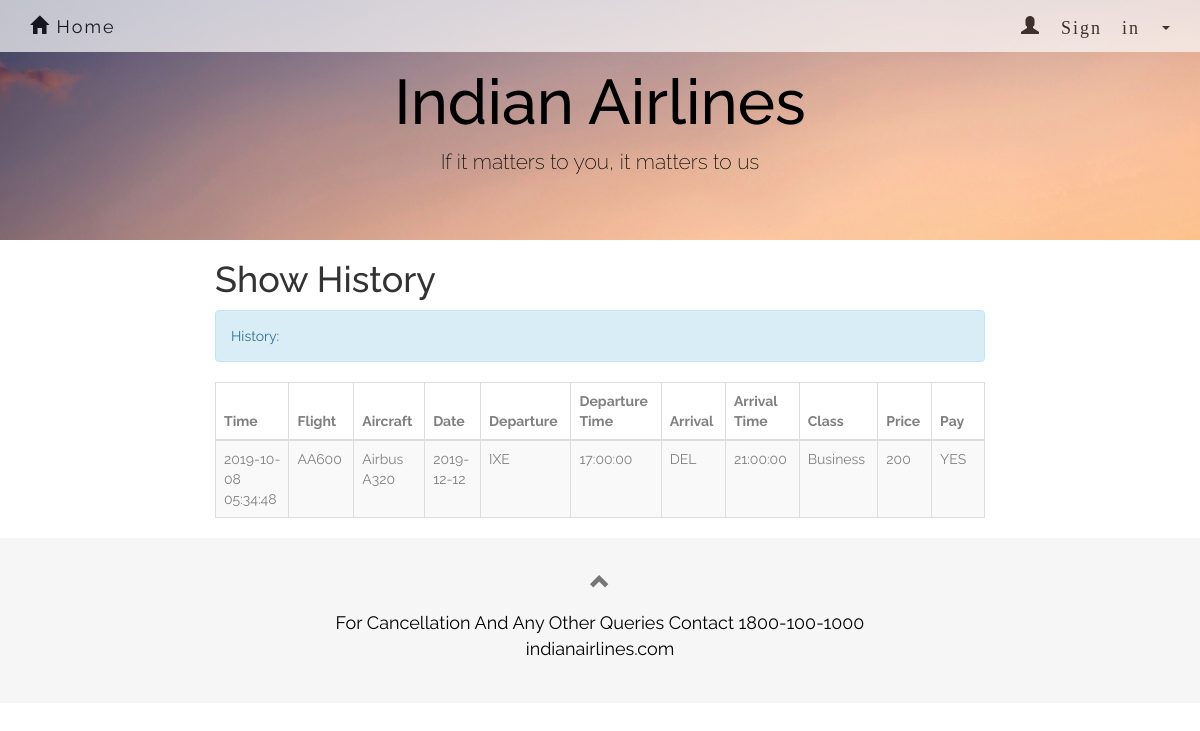
The page /showhistory.php (signed in) on the database its author committed.
### tables this page shows
CREATE TABLE `flight` (
  `number` varchar(20) NOT NULL,
  `airplane_id` varchar(10) NOT NULL,
  `departure` varchar(10) NOT NULL,
  `d_time` time NOT NULL,
  `arrival` varchar(10) NOT NULL,
  `a_time` time NOT NULL
);

CREATE TABLE `book` (
  `ID` int(11) NOT NULL,
  `time` datetime NOT NULL,
  `date` date NOT NULL,
  `flightno` varchar(10) NOT NULL,
  `username` varchar(45) NOT NULL,
  `classtype` varchar(20) NOT NULL,
  `paid` int(1) DEFAULT 0
);

CREATE TABLE `airplane` (
  `ID` varchar(10) NOT NULL,
  `type` varchar(10) NOT NULL,
  `company` varchar(20) NOT NULL
);

CREATE TABLE `class` (
  `number` varchar(10) NOT NULL,
  `name` varchar(20) NOT NULL,
  `capacity` int(11) NOT NULL,
  `price` float NOT NULL
);

### showhistory.php (the view, shortened to what this page needs)
<?php
$user = $_SESSION['user'];
?>
<!DOCTYPE html>
<html>
<html lang="en">
<head>
  <link rel="stylesheet" href="http://maxcdn.bootstrapcdn.com/bootstrap/3.3.5/css/bootstrap.min.css">
  <link rel="stylesheet" href="forcompany.css">
  <link rel="stylesheet" href="homepage.css">
  <link rel="stylesheet" href="AdminSignin.css">
</head>
<body>
  <nav class="navbar navbar-default navbar-fixed-top">
    <div class="container">
      <div class="navbar-header">
        <a class="navbar-brand" href="homepage.html"><span class="glyphicon glyphicon-home"></span> Home</a>
      </div>
      <div class="collapse navbar-collapse" id="myNavbar">
        <ul class="nav navbar-nav navbar-right">
          <li class="dropdown" id = "new">
            <a class="dropdown-toggle" data-toggle="dropdown" href="#"><span class="glyphicon glyphicon-user"> Sign in&nbsp;</span><span class="caret"></span>
            </a>
              </li>
            </ul>
      </div>
    </div>
  </nav>
<div class="jumbotron text-center">
        <h1>Indian Airlines</h1>
        <p>If it matters to you, it matters to us</p>
</div>
<div class="container-fluid text-center">
  <div class="row content">
    <div class="col-sm-2 sidenav">
    </div>
    <div class="col-sm-8 text-left">
      <h1>Show History</h1>
<?php
include_once 'dbconnect2.php';
$sql = "SELECT FL.number AS FLnumber, company, type, time, B.date,  departure, d_time, arrival, a_time, C.name AS classname, price, paid
            FROM flight FL,  class C, airplane AP , book B
            WHERE (FL.number = C.number) AND (B.flightno = c.number) AND (classtype = C.name) AND (FL.airplane_id = AP.ID)
            AND  B.username = '$user' AND paid = '1'
            ORDER BY time";
$result = mysqli_query($con,$sql);
$rowcount = mysqli_num_rows($result);
    if($rowcount == 0){
        echo "<div class='alert alert-info'><strong>Nothing in the history.</strong></div>";
    }
    else{
    echo "<div class='alert alert-info'>History:</div>";
    echo "<table class='table table-bordered table-striped table-hover'>
          <thead>
          <tr>
            <th>Time</th>
            <th>Flight</th>
            <th>Aircraft</th>
            <th>Date</th>
            <th>Departure</th>
            <th>Departure Time</th>
            <th>Arrival</th>
            <th>Arrival Time</th>
            <th>Class</th>
            <th>Price</th>
            <th>Pay</th>
          </tr>
          </thead>";
    while($row = mysqli_fetch_array($result)) {
        echo "<tbody><tr>";
        echo "<td>" . $row['time'] . "</td>";
        echo "<td>" . $row['FLnumber'] . "</td>";
        echo "<td>" . $row['company']." ".$row['type']. "</td>";
        echo "<td>" . $row['date'] . "</td>";
        echo "<td>" . $row['departure'] . "</td>";
        echo "<td>" . $row['d_time'] . "</td>";
        echo "<td>" . $row['arrival'] . "</td>";
        echo "<td>" . $row['a_time'] . "</td>";
        echo "<td>" . $row['classname'] . "</td>";
        echo "<td>" . $row['price'] . "</td>";
        if($row['paid'] == 1){
            echo "<td>YES</td>";
        }
        echo "</tr>";
    }
    echo " </tbody></table>";
    }
?>
    </div>
  </div>
</div>
<footer class="container-fluid text-center">
        <a href="#signUpPage" title="To Top">
            <span class="glyphicon glyphicon-chevron-up"></span>
        </a>
        <p>For Cancellation And Any Other Queries Contact 1800-100-1000 <br> indianairlines.com</p>
</footer>
</body>
</html>

### forcompany.css (style rules this page uses)
body,html { font-family: 'Raleway', sans-serif; }
.jumbotron { background-color: #F6F6F6; color: #black; }
.navbar { margin-bottom: 0; background-color: #b49698; border: 0; font-size: 18px !important; letter-spacing: 2px; opacity: 0.7; color: black; }
.navbar li a, .navbar .navbar-brand { color: black !important; }
footer { background-color: #F6F6F6; color: black; padding: 32px; font-size: 18px; }
footer .glyphicon { font-size: 20px; margin-bottom: 20px; color: #696969; opacity: 0.9; }

### homepage.css (style rules this page uses)
body,html { font-family: 'Raleway', sans-serif; }
.jumbotron.text-center { color: black; background-image:url("f.jpg"); background-size:cover; background-attachment:fixed; width: auto; height: auto; margin-bottom: 0; }
.glyphicon.glyphicon-home { color: black; }
.glyphicon.glyphicon-user { color: black; }
.navbar { margin-bottom: 0; background-color: #FBFBFB; border: 0; font-size: 18px !important; letter-spacing: 2px; opacity: 0.7; color: black; }

### AdminSignin.css (style rules this page uses)
body { font-family: 'Raleway', sans-serif; }
th { width: 50px; height: 10px; color: gray; }
td { color: gray; }
.glyphicon.glyphicon-home { color: black; }
.glyphicon.glyphicon-user { color: black; }

### rows shown on the page
flight: book.time "2019-10-08 05:34:48", number "AA600", airplane.company "Airbus", airplane.type "A320", book.date "2019-12-12", departure "IXE", d_time "17:00:00", arrival "DEL", a_time "21:00:00", class.name "Business", class.price "200"
